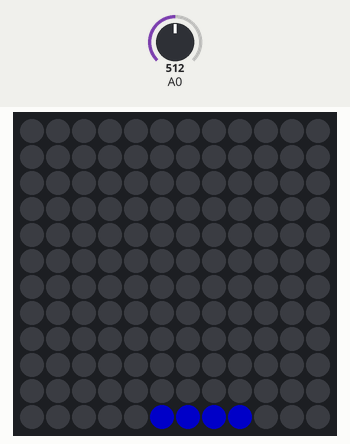
Recording of a sketch running on a simulated Arduino Uno, built with avr-gcc and run on an emulated ATmega328P. On the bench: 12×12 RGB LED matrix (first LED top left, wired row by row). Inputs (shaded band) come from the test bench; at power-on: A0 = 512. Dim RGB values are drawn brighter than linear; random numbers use the default seed unless the sketch sets one.

Above: at 2.55 s.
3.3 s: A0 set to 716
At 3.97 s:
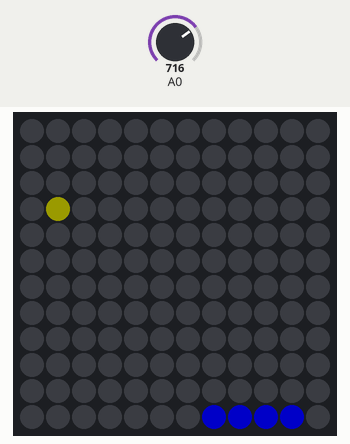
5.0 s: A0 set to 900
At 5.82 s:
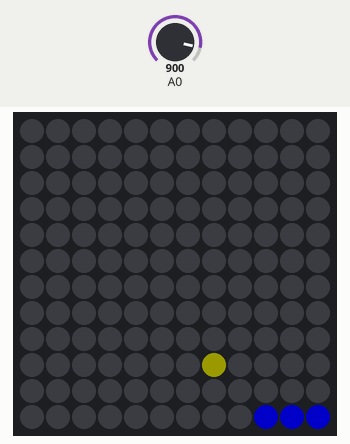
6.5 s: A0 set to 1023
At 7.1 s:
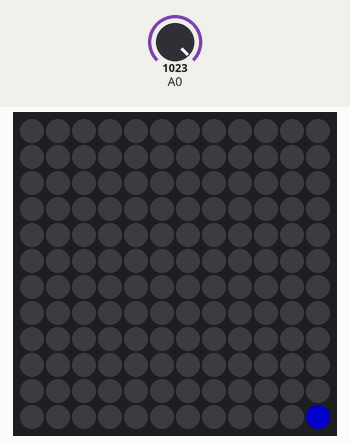
8.0 s: A0 set to 849
At 8.36 s:
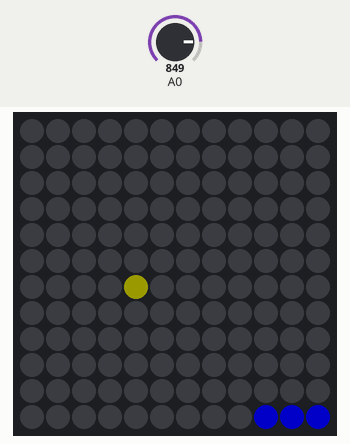
9.7 s: A0 set to 824
At 13.8 s:
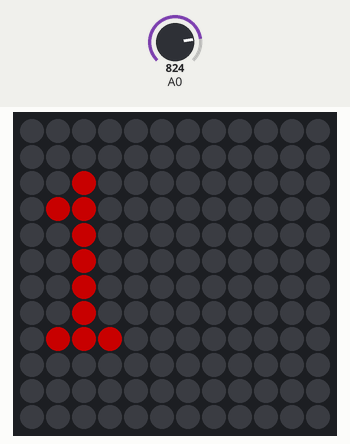
Timing chart, 0 to 15.3 s (numbered marks = the images above; inputs shaded):
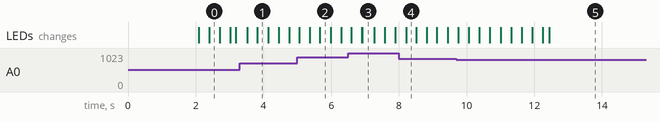

The sketch:

Matrix-Pong.ino
```cpp
// Quelle: https://www.hackster.io/gatoninja236/neomatrix-arduino-pong-fd1ede

#include <Adafruit_GFX.h>
#include <Adafruit_NeoMatrix.h>
#include <Adafruit_NeoPixel.h>

#define PIN 6

int xMatrix = 12;
int yMatrix = 12;

Adafruit_NeoMatrix matrix = Adafruit_NeoMatrix(xMatrix, yMatrix, PIN,
  NEO_MATRIX_BOTTOM     + NEO_MATRIX_LEFT +
  NEO_MATRIX_COLUMNS + NEO_MATRIX_ZIGZAG,
  NEO_GRB            + NEO_KHZ800);

// variables for the position of the ball and paddle
int paddleX = 0;
int paddleY = 0;
int oldPaddleX, oldPaddleY;
int ballDirectionX = 1;
int ballDirectionY = 1;
int score = 0;

int ballSpeed = 10; // lower numbers are faster
int oldTime;
int newTime;

int ballX, ballY, oldBallX, oldBallY;

void setup() {
  matrix.setBrightness(100);
  Serial.begin(9600);
  // initialize the display
  matrix.begin();
  // black background
  matrix.fillScreen(0);
  matrix.setTextColor(matrix.Color(0,255,0));
  matrix.print("GO");
  matrix.show();
  delay(2000);
  matrix.fillScreen(0);
  matrix.show();
}

void loop() {

  // save the width and height of the screen
  int myWidth = matrix.width();
  int myHeight = matrix.height();

  // map the paddle's location to the position of the potentiometers
  paddleX = map(analogRead(A0), 0, 1023, 0, xMatrix -1);
  paddleY = yMatrix -1;

  // set the fill color to black and erase the previous
  // position of the paddle if different from present

  if (oldPaddleX != paddleX || oldPaddleY != paddleY) {
    matrix.fillRect(oldPaddleX, oldPaddleY, 4, 1,matrix.Color(0,0,0));
  }

  // draw the paddle on screen, save the current position
  // as the previous.

  matrix.fillRect(paddleX, paddleY, 4, 1,matrix.Color(0,0,255));

  oldPaddleX = paddleX;
  oldPaddleY = paddleY;
  matrix.show();

  // update the ball's position and draw it on screen
  // das geht besser
//  if (millis() % ballSpeed < 2) {
//    moveBall();
//  }

  newTime = millis();
  if (newTime >= oldTime + ballSpeed){
    oldTime = newTime;
    moveBall();
  }

  matrix.show();
  if(ballY > 11 && (millis() > 10000)){
    score += 1;
    matrix.fillScreen(0);
    matrix.setTextColor(matrix.Color(255,0,0));
    matrix.setCursor(0,2);
    matrix.print(String(score));
    matrix.show();
    delay(4000);
    ballX = random(3,7);
    ballY = random(1,1);
    matrix.fillScreen(0);
    matrix.show();
    delay(1000);
  }
  delay(5);
}

// this function determines the ball's position on screen
void moveBall() {
  // if the ball goes offscreen, reverse the direction:
  if (ballX > matrix.width() -1 || ballX < 0) {
    ballDirectionX = -ballDirectionX;
  }

  if (ballY > matrix.height() || ballY < 0) {
    ballDirectionY = -ballDirectionY;
  }

  // check if the ball and the paddle occupy the same space on screen
  if (inPaddle(ballX, ballY, paddleX, paddleY, 4, 1)) {
    if(ballX == paddleX && ballY == paddleY){
    ballDirectionX = -ballDirectionX;
    ballDirectionY = -ballDirectionY;
    }
    else if(ballX == paddleX + 1 && ballY == paddleY){
      ballDirectionX = ballDirectionX;
      ballDirectionY = -ballDirectionY;
    }
    else if(ballX == paddleX + 2 && ballY == paddleY){
      ballDirectionX = -ballDirectionX;
      ballDirectionY = -ballDirectionY;
    }
    else if(ballX == paddleX + 3 && ballY == paddleY){
      ballDirectionX = ballDirectionX;
      ballDirectionY = -ballDirectionY;
    }
  }

  // update the ball's position
  ballX += ballDirectionX;
  ballY += ballDirectionY;

  // erase the ball's previous position

  if (oldBallX != ballX || oldBallY != ballY) {
    matrix.drawPixel(oldBallX, oldBallY,matrix.Color(0,0,0));
  }


  // draw the ball's current position
  matrix.drawPixel(ballX, ballY,matrix.Color(150,150,0));

  oldBallX = ballX;
  oldBallY = ballY;

}

// this function checks the position of the ball
// to see if it intersects with the paddle
boolean inPaddle(int x, int y, int rectX, int rectY, int rectWidth, int rectHeight) {
  boolean result = false;

  if ((x >= rectX && x <= (rectX + rectWidth)) &&
      (y >= rectY && y <= (rectY + rectHeight))) {
    result = true;
  }

  return result;
}
```

Measured:
- the behaviour switches between 837 and 836 on A0 (found by bisection; images 4 and 5)
